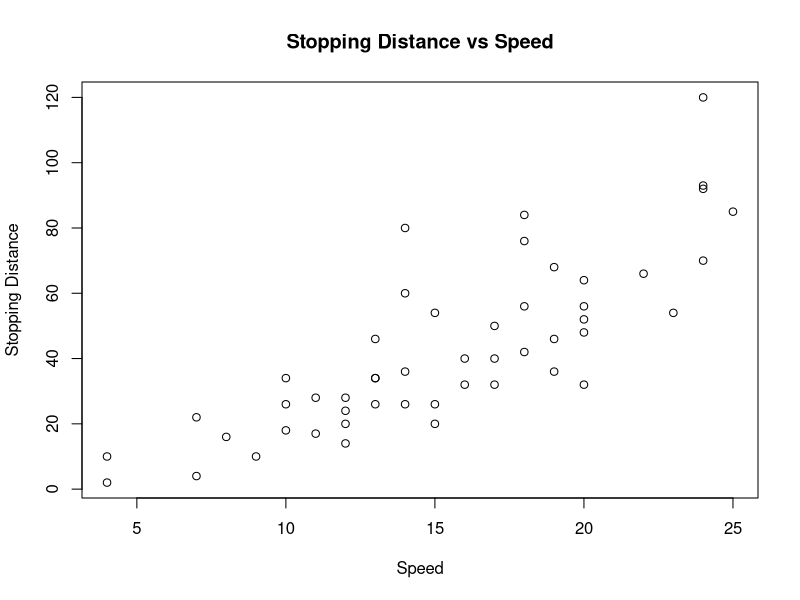
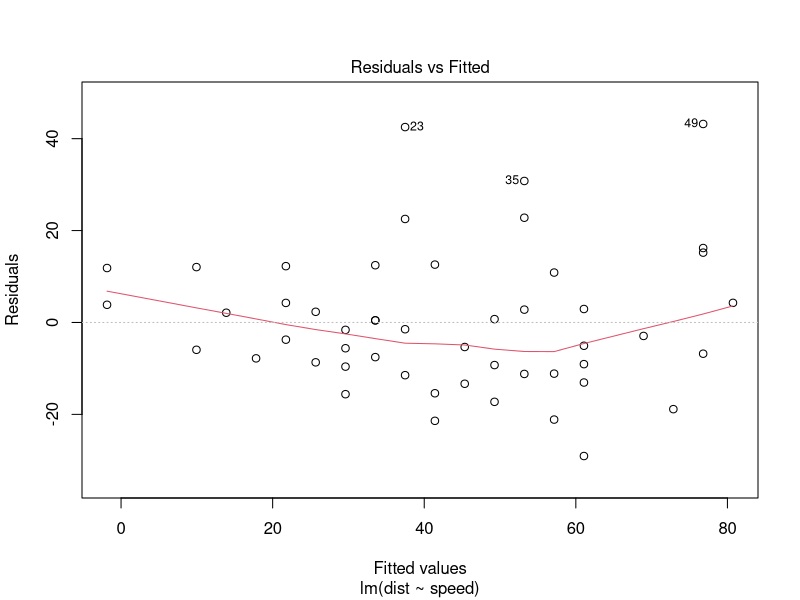
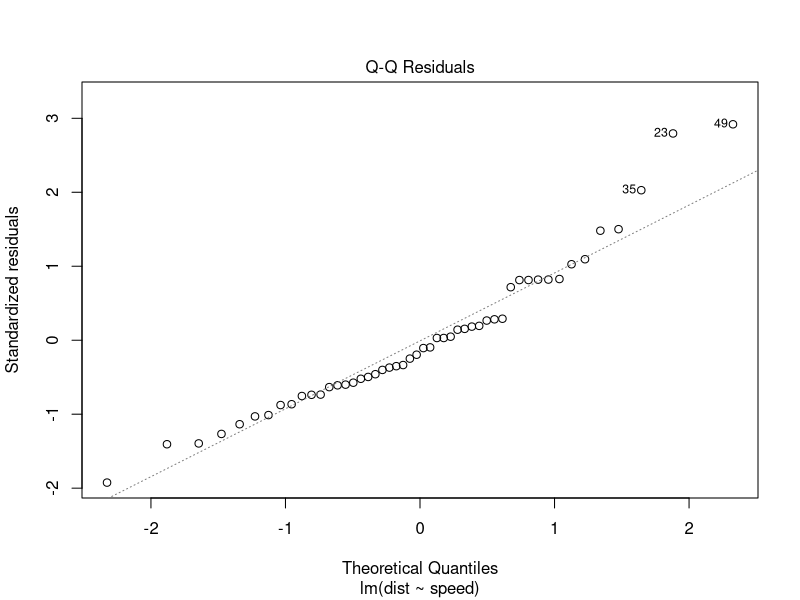
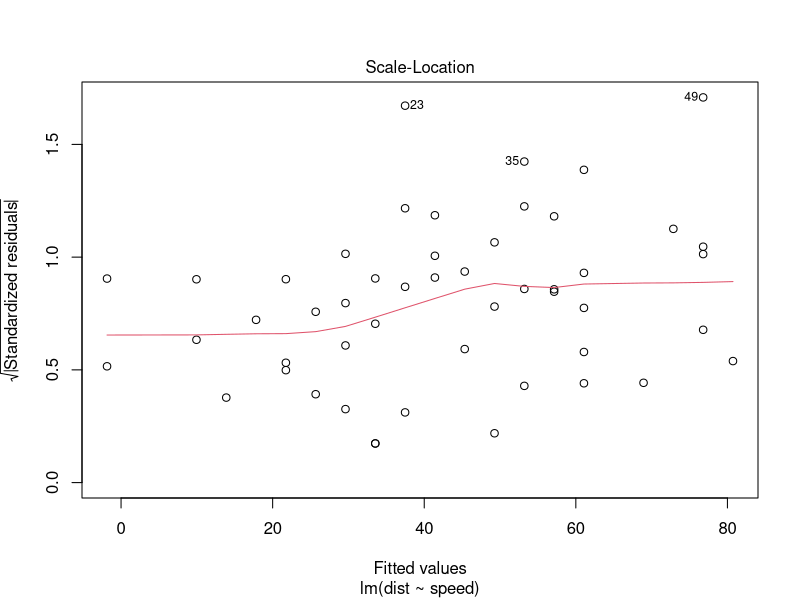
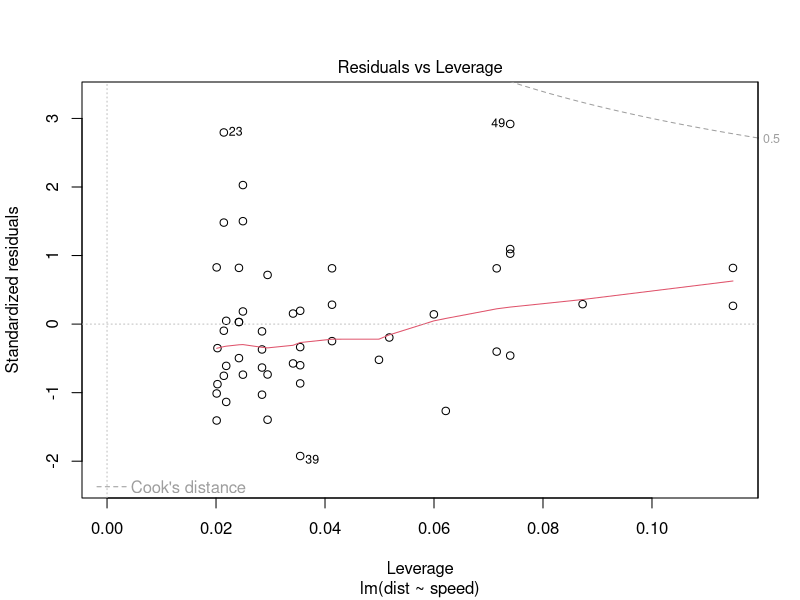

The R script that drew these images, in order:
## ---- chunk 1
knitr::opts_chunk$set(echo = TRUE)
library(tidyverse)
## ---- chunk 2
summary(cars)
glimpse(cars)
## ---- chunk 3
plot(cars$speed, cars$dist, xlab="Speed", ylab="Stopping Distance", main="Stopping Distance vs Speed")
## ---- chunk 4
model <- lm(dist ~ speed, data=cars)
summary(model)
## ---- chunk 5
plot(model)
